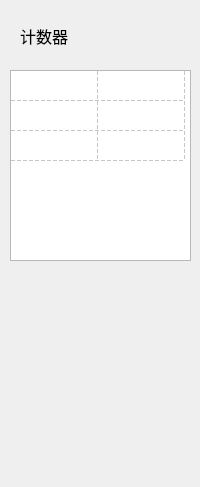
<?xml version="1.0" encoding="UTF-8"?>
<ui version="4.0">
 <class>Form</class>
 <widget class="QWidget" name="Form">
  <property name="geometry">
   <rect>
    <x>0</x>
    <y>0</y>
    <width>200</width>
    <height>487</height>
   </rect>
  </property>
  <property name="minimumSize">
   <size>
    <width>200</width>
    <height>30</height>
   </size>
  </property>
  <property name="maximumSize">
   <size>
    <width>200</width>
    <height>1000</height>
   </size>
  </property>
  <property name="sizeIncrement">
   <size>
    <width>0</width>
    <height>0</height>
   </size>
  </property>
  <property name="windowTitle">
   <string>雷数设置</string>
  </property>
  <property name="windowOpacity">
   <double>10.000000000000000</double>
  </property>
  <property name="styleSheet">
   <string notr="true"/>
  </property>
  <widget class="QLabel" name="label_3">
   <property name="geometry">
    <rect>
     <x>20</x>
     <y>20</y>
     <width>123</width>
     <height>32</height>
    </rect>
   </property>
   <property name="font">
    <font>
     <family>微软雅黑</family>
     <pointsize>12</pointsize>
    </font>
   </property>
   <property name="text">
    <string>计数器</string>
   </property>
   <property name="scaledContents">
    <bool>false</bool>
   </property>
   <property name="wordWrap">
    <bool>false</bool>
   </property>
  </widget>
  <widget class="QTableWidget" name="tableWidget">
   <property name="geometry">
    <rect>
     <x>10</x>
     <y>70</y>
     <width>181</width>
     <height>191</height>
    </rect>
   </property>
   <property name="sizePolicy">
    <sizepolicy hsizetype="Expanding" vsizetype="Expanding">
     <horstretch>0</horstretch>
     <verstretch>0</verstretch>
    </sizepolicy>
   </property>
   <property name="styleSheet">
    <string notr="true"/>
   </property>
   <property name="frameShape">
    <enum>QFrame::StyledPanel</enum>
   </property>
   <property name="frameShadow">
    <enum>QFrame::Plain</enum>
   </property>
   <property name="lineWidth">
    <number>1</number>
   </property>
   <property name="midLineWidth">
    <number>1</number>
   </property>
   <property name="verticalScrollBarPolicy">
    <enum>Qt::ScrollBarAlwaysOff</enum>
   </property>
   <property name="horizontalScrollBarPolicy">
    <enum>Qt::ScrollBarAlwaysOff</enum>
   </property>
   <property name="sizeAdjustPolicy">
    <enum>QAbstractScrollArea::AdjustIgnored</enum>
   </property>
   <property name="editTriggers">
    <set>QAbstractItemView::DoubleClicked</set>
   </property>
   <property name="showDropIndicator" stdset="0">
    <bool>false</bool>
   </property>
   <property name="dragEnabled">
    <bool>true</bool>
   </property>
   <property name="dragDropOverwriteMode">
    <bool>true</bool>
   </property>
   <property name="dragDropMode">
    <enum>QAbstractItemView::DragDrop</enum>
   </property>
   <property name="selectionMode">
    <enum>QAbstractItemView::NoSelection</enum>
   </property>
   <property name="textElideMode">
    <enum>Qt::ElideMiddle</enum>
   </property>
   <property name="showGrid">
    <bool>true</bool>
   </property>
   <property name="gridStyle">
    <enum>Qt::DashLine</enum>
   </property>
   <attribute name="horizontalHeaderVisible">
    <bool>false</bool>
   </attribute>
   <attribute name="horizontalHeaderCascadingSectionResizes">
    <bool>false</bool>
   </attribute>
   <attribute name="horizontalHeaderMinimumSectionSize">
    <number>28</number>
   </attribute>
   <attribute name="horizontalHeaderDefaultSectionSize">
    <number>87</number>
   </attribute>
   <attribute name="horizontalHeaderHighlightSections">
    <bool>false</bool>
   </attribute>
   <attribute name="verticalHeaderVisible">
    <bool>false</bool>
   </attribute>
   <attribute name="verticalHeaderHighlightSections">
    <bool>false</bool>
   </attribute>
   <row>
    <property name="text">
     <string>新建行</string>
    </property>
   </row>
   <row>
    <property name="text">
     <string>1</string>
    </property>
   </row>
   <row>
    <property name="text">
     <string>3</string>
    </property>
   </row>
   <column>
    <property name="text">
     <string>指标</string>
    </property>
    <property name="font">
     <font>
      <family>微软雅黑</family>
     </font>
    </property>
   </column>
   <column>
    <property name="text">
     <string>表达式</string>
    </property>
    <property name="font">
     <font>
      <family>微软雅黑</family>
     </font>
    </property>
   </column>
  </widget>
 </widget>
 <resources/>
 <connections/>
</ui>
